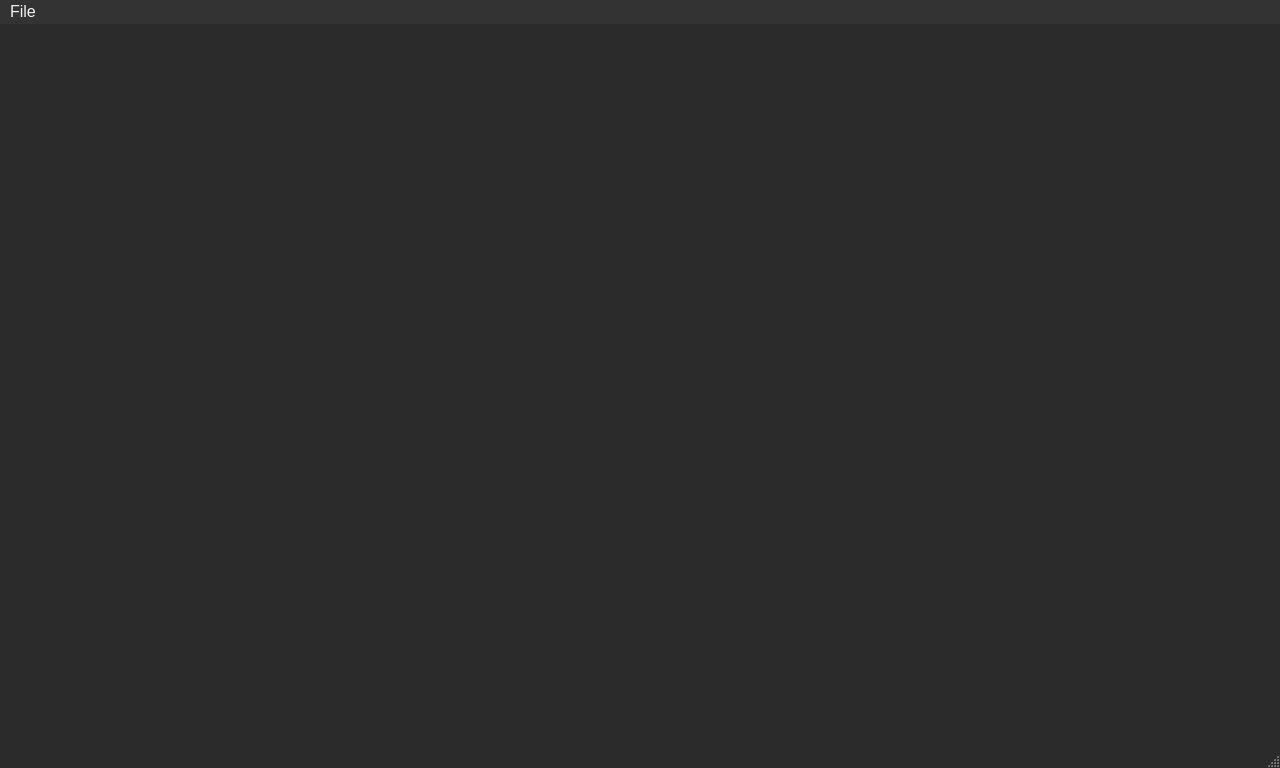
<?xml version="1.0" encoding="UTF-8"?>
<ui version="4.0">
 <class>HexForm</class>
 <widget class="QMainWindow" name="HexForm">
  <property name="geometry">
   <rect>
    <x>0</x>
    <y>0</y>
    <width>1280</width>
    <height>768</height>
   </rect>
  </property>
  <property name="windowTitle">
   <string>Hexadecimal Editor</string>
  </property>
  <property name="styleSheet">
   <string notr="true">/* 全域字型與間距 */
* { font-family: &quot;Microsoft JhengHei UI&quot;,&quot;Segoe UI&quot;,&quot;Noto Sans CJK TC&quot;; font-size: 12pt; }
QMainWindow { background: #1f1f1f; }
QLabel { color: #e8e8e8; font-weight: 400; }

/* 控制列按鈕 */
QPushButton {
  background: #2b2f3a; color: #eaeaea; border: 1px solid #3a3f4b;
  border-radius: 8px; padding: 6px 14px;
}
QPushButton:hover { background: #343a46; }
QPushButton:pressed { background: #2a2f39; }

/* ComboBox */
QComboBox {
  background: #2b2f3a; color: #eaeaea; border: 1px solid #3a3f4b; border-radius: 8px; padding: 4px 10px;
}
QComboBox QAbstractItemView { background: #2b2f3a; color: #eaeaea; selection-background-color: #3b4150; }

/* 文字框 */
QPlainTextEdit {
  background: #111317; color: #dfe3ea; border: 1px solid #343a46; border-radius: 10px;
  selection-background-color: #394359;
}

/* 分隔條 */
QSplitter::handle { background: #2a2f39; width: 6px; }

QMainWindow {
    background-color: #2b2b2b;   /* 主背景 */
    color: #f0f0f0;
}

QMenuBar {
    background-color: #333;
    color: #f0f0f0;
}
QMenuBar::item::selected {
    background-color: #444;
}

QMenu {
    background-color: #555;
	color:#f0f0f0;
	selection-background-color: #444;
}

QAction {
	background-color: #555;
	color:#f0f0f0;
	selection-background-color: #444;
}

QTextEdit {
    background-color: #1e1e1e;
    color: #e0e0e0;
    border: 1px solid #555;
    border-radius: 6px;
    padding: 6px;
    font: 11pt &quot;Arial&quot;;
}

QLineEdit {
    background-color: #1e1e1e;
    color: #e0e0e0;
    border: 1px solid #555;
    border-radius: 6px;
    padding: 6px;
    font: 11pt &quot;Arial&quot;;
}

QPushButton {
    background-color: #3c3f41;
    color: #ffffff;
    border: 1px solid #555;
    border-radius: 6px;
    padding: 6px 12px;
}
QPushButton:hover {
    background-color: #505357;
}
QPushButton:pressed {
    background-color: #2e2f30;
}

QComboBox {
    background-color: #2d2d30;
    color: #f0f0f0;
    border: 1px solid #555;
    border-radius: 6px;
    padding: 4px;
}

QTableWidget{
	
}</string>
  </property>
  <widget class="QWidget" name="centralwidget">
   <layout class="QVBoxLayout" name="verticalLayout">
    <item>
     <widget class="QWidget" name="hexViewWidget" native="true"/>
    </item>
   </layout>
  </widget>
  <widget class="QMenuBar" name="menubar">
   <property name="geometry">
    <rect>
     <x>0</x>
     <y>0</y>
     <width>1280</width>
     <height>25</height>
    </rect>
   </property>
   <widget class="QMenu" name="menuFile">
    <property name="title">
     <string>File</string>
    </property>
    <addaction name="actionOpen"/>
    <addaction name="actionSave"/>
    <addaction name="actionSave_As"/>
   </widget>
   <addaction name="menuFile"/>
  </widget>
  <widget class="QStatusBar" name="statusbar"/>
  <action name="actionOpen">
   <property name="text">
    <string>Open</string>
   </property>
  </action>
  <action name="actionSave">
   <property name="text">
    <string>Save</string>
   </property>
  </action>
  <action name="actionSave_As">
   <property name="text">
    <string>Save As...</string>
   </property>
  </action>
 </widget>
 <resources/>
 <connections/>
</ui>
